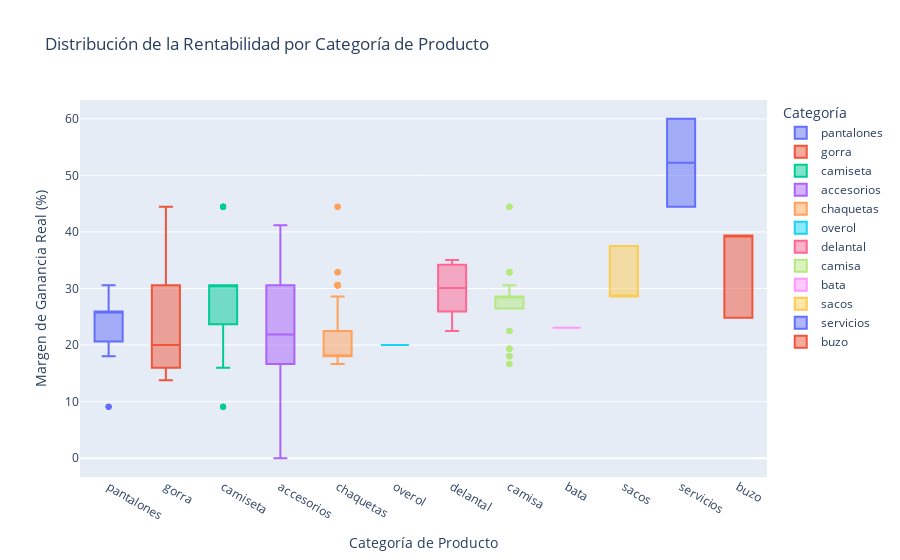
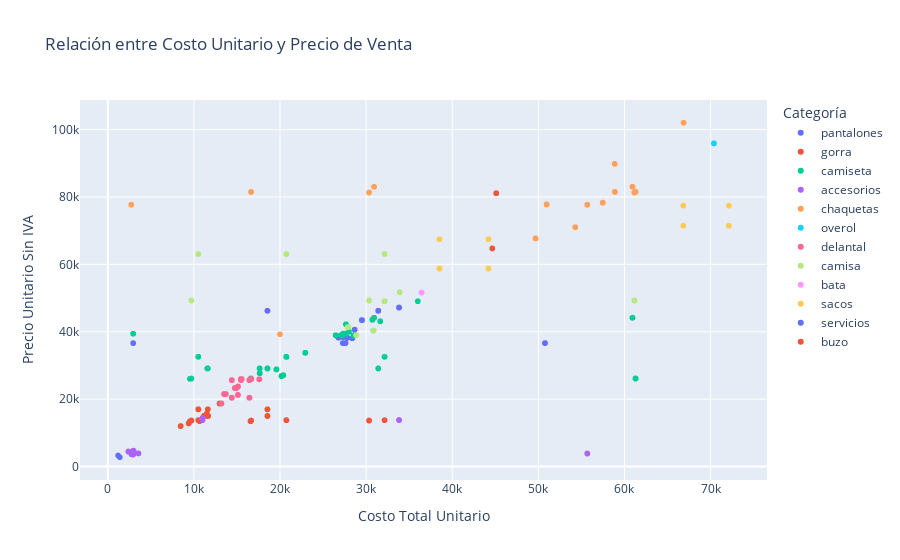

Here is the notebook cell these charts were saved with, in order:
### Code cell
grafica_rentabilidad_boxplot().show()
grafica_costo_vs_precio().show()
grafica_rentabilidad_mensual().show()

### Figure 1 — Plotly figure (JSON) as saved in the notebook; plotly's stock layout.template omitted (floating-point values rounded to 4 significant figures; data arrays with more than 128 entries replaced by an {"elided": "..."} marker saying what was removed)
{"data": [{"alignmentgroup": "True", "hovertemplate": "Categoría Proc=%{x}<br>Margen Ganancia Real=%{y}<extra></extra>", "legendgroup": "pantalones", "marker": {"color": "#636efa"}, "name": "pantalones", "notched": false, "offsetgroup": "pantalones", "orientation": "v", "showlegend": true, "type": "box", "x": {"elided": "403 str values"}, "x0": " ", "xaxis": "x", "y": {"elided": "403 float values"}, "y0": " ", "yaxis": "y"}, {"alignmentgroup": "True", "hovertemplate": "Categoría Proc=%{x}<br>Margen Ganancia Real=%{y}<extra></extra>", "legendgroup": "gorra", "marker": {"color": "#EF553B"}, "name": "gorra", "notched": false, "offsetgroup": "gorra", "orientation": "v", "showlegend": true, "type": "box", "x": {"elided": "235 str values"}, "x0": " ", "xaxis": "x", "y": {"elided": "235 float values"}, "y0": " ", "yaxis": "y"}, {"alignmentgroup": "True", "hovertemplate": "Categoría Proc=%{x}<br>Margen Ganancia Real=%{y}<extra></extra>", "legendgroup": "camiseta", "marker": {"color": "#00cc96"}, "name": "camiseta", "notched": false, "offsetgroup": "camiseta", "orientation": "v", "showlegend": true, "type": "box", "x": {"elided": "667 str values"}, "x0": " ", "xaxis": "x", "y": {"elided": "667 float values"}, "y0": " ", "yaxis": "y"}, {"alignmentgroup": "True", "hovertemplate": "Categoría Proc=%{x}<br>Margen Ganancia Real=%{y}<extra></extra>", "legendgroup": "accesorios", "marker": {"color": "#ab63fa"}, "name": "accesorios", "notched": false, "offsetgroup": "accesorios", "orientation": "v", "showlegend": true, "type": "box", "x": ["accesorios", "accesorios", "accesorios", "accesorios", "accesorios", "accesorios", "accesorios", "accesorios", "accesorios", "accesorios", "accesorios", "accesorios", "accesorios", "accesorios", "accesorios", "accesorios", "accesorios", "accesorios", "accesorios", "accesorios", "accesorios", "accesorios", "accesorios", "accesorios", "accesorios", "accesorios", "accesorios", "accesorios", "accesorios", "accesorios", "accesorios", "accesorios", "accesorios", "accesorios", "accesorios", "accesorios", "accesorios", "accesorios", "accesorios", "accesorios", "accesorios", "accesorios", "accesorios", "accesorios", "accesorios", "accesorios", "accesorios", "accesorios", "accesorios", "accesorios", "accesorios", "accesorios", "accesorios", "accesorios", "accesorios", "accesorios", "accesorios", "accesorios", "accesorios", "accesorios", "accesorios", "accesorios", "accesorios", "accesorios", "accesorios", "accesorios", "accesorios", "accesorios", "accesorios", "accesorios", "accesorios", "accesorios", "accesorios", "accesorios", "accesorios", "accesorios", "accesorios", "accesorios", "accesorios", "accesorios", "accesorios", "accesorios", "accesorios", "accesorios", "accesorios"], "x0": " ", "xaxis": "x", "y": [13.04, 13.04, 41.18, 41.18, 41.18, 13.04, 13.04, 13.04, 13.04, 21.88, 21.88, 21.88, 21.88, 21.88, 21.88, 21.88, 13.04, 13.04, 41.18, 41.18, 41.18, 41.18, 41.18, 41.18, 0.0, 0.0, 0.0, 9.09, 9.09, 9.09, 16.67, 16.67, 16.67, 16.67, 30.56, 30.56, 30.56, 16.67, 16.67, 16.67, 16.67, 30.56, 30.56, 30.56, 21.88, 21.88, 21.88, 21.88, 21.88, 21.88, 21.88, 21.88, 21.88, 21.88, 21.88, 21.88, 23.08, 23.08, 23.08, 23.08, 18.7, 18.7, 18.7, 18.7, 30.56, 30.56, 30.56, 30.56, 30.56, 30.56, 30.56, 30.56, 30.56, 30.56, 30.56, 30.56, 30.56, 30.56, 30.56, 30.56, 30.56, 30.56, 30.56, 30.56, 30.56], "y0": " ", "yaxis": "y"}, {"alignmentgroup": "True", "hovertemplate": "Categoría Proc=%{x}<br>Margen Ganancia Real=%{y}<extra></extra>", "legendgroup": "chaquetas", "marker": {"color": "#FFA15A"}, "name": "chaquetas", "notched": false, "offsetgroup": "chaquetas", "orientation": "v", "showlegend": true, "type": "box", "x": {"elided": "281 str values"}, "x0": " ", "xaxis": "x", "y": {"elided": "281 float values"}, "y0": " ", "yaxis": "y"}, {"alignmentgroup": "True", "hovertemplate": "Categoría Proc=%{x}<br>Margen Ganancia Real=%{y}<extra></extra>", "legendgroup": "overol", "marker": {"color": "#19d3f3"}, "name": "overol", "notched": false, "offsetgroup": "overol", "orientation": "v", "showlegend": true, "type": "box", "x": ["overol", "overol", "overol", "overol", "overol", "overol", "overol", "overol", "overol", "overol"], "x0": " ", "xaxis": "x", "y": [20.0, 20.0, 20.0, 20.0, 20.0, 20.0, 20.0, 20.0, 20.0, 20.0], "y0": " ", "yaxis": "y"}, {"alignmentgroup": "True", "hovertemplate": "Categoría Proc=%{x}<br>Margen Ganancia Real=%{y}<extra></extra>", "legendgroup": "delantal", "marker": {"color": "#FF6692"}, "name": "delantal", "notched": false, "offsetgroup": "delantal", "orientation": "v", "showlegend": true, "type": "box", "x": {"elided": "347 str values"}, "x0": " ", "xaxis": "x", "y": {"elided": "347 float values"}, "y0": " ", "yaxis": "y"}, {"alignmentgroup": "True", "hovertemplate": "Categoría Proc=%{x}<br>Margen Ganancia Real=%{y}<extra></extra>", "legendgroup": "camisa", "marker": {"color": "#B6E880"}, "name": "camisa", "notched": false, "offsetgroup": "camisa", "orientation": "v", "showlegend": true, "type": "box", "x": {"elided": "180 str values"}, "x0": " ", "xaxis": "x", "y": {"elided": "180 float values"}, "y0": " ", "yaxis": "y"}, {"alignmentgroup": "True", "hovertemplate": "Categoría Proc=%{x}<br>Margen Ganancia Real=%{y}<extra></extra>", "legendgroup": "bata", "marker": {"color": "#FF97FF"}, "name": "bata", "notched": false, "offsetgroup": "bata", "orientation": "v", "showlegend": true, "type": "box", "x": ["bata", "bata", "bata", "bata", "bata", "bata", "bata"], "x0": " ", "xaxis": "x", "y": [23.08, 23.08, 23.08, 23.08, 23.08, 23.08, 23.08], "y0": " ", "yaxis": "y"}, {"alignmentgroup": "True", "hovertemplate": "Categoría Proc=%{x}<br>Margen Ganancia Real=%{y}<extra></extra>", "legendgroup": "sacos", "marker": {"color": "#FECB52"}, "name": "sacos", "notched": false, "offsetgroup": "sacos", "orientation": "v", "showlegend": true, "type": "box", "x": ["sacos", "sacos", "sacos", "sacos", "sacos", "sacos", "sacos", "sacos", "sacos", "sacos", "sacos", "sacos", "sacos", "sacos", "sacos", "sacos", "sacos", "sacos", "sacos", "sacos", "sacos", "sacos", "sacos", "sacos", "sacos", "sacos", "sacos", "sacos", "sacos", "sacos", "sacos", "sacos", "sacos", "sacos", "sacos", "sacos", "sacos", "sacos", "sacos", "sacos"], "x0": " ", "xaxis": "x", "y": [37.5, 37.5, 37.5, 37.5, 37.5, 37.5, 37.5, 37.5, 37.5, 37.5, 37.5, 37.5, 37.5, 37.5, 37.5, 37.5, 28.57, 28.57, 28.57, 28.57, 28.57, 28.57, 28.57, 28.57, 28.57, 28.57, 28.57, 28.57, 28.57, 28.57, 28.57, 28.57, 28.57, 28.57, 28.57, 28.57, 28.57, 28.57, 28.57, 28.57], "y0": " ", "yaxis": "y"}, {"alignmentgroup": "True", "hovertemplate": "Categoría Proc=%{x}<br>Margen Ganancia Real=%{y}<extra></extra>", "legendgroup": "servicios", "marker": {"color": "#636efa"}, "name": "servicios", "notched": false, "offsetgroup": "servicios", "orientation": "v", "showlegend": true, "type": "box", "x": ["servicios", "servicios"], "x0": " ", "xaxis": "x", "y": [44.44, 60.0], "y0": " ", "yaxis": "y"}, {"alignmentgroup": "True", "hovertemplate": "Categoría Proc=%{x}<br>Margen Ganancia Real=%{y}<extra></extra>", "legendgroup": "buzo", "marker": {"color": "#EF553B"}, "name": "buzo", "notched": false, "offsetgroup": "buzo", "orientation": "v", "showlegend": true, "type": "box", "x": ["buzo", "buzo", "buzo", "buzo", "buzo", "buzo", "buzo", "buzo", "buzo", "buzo", "buzo", "buzo", "buzo"], "x0": " ", "xaxis": "x", "y": [39.39, 39.39, 39.39, 39.39, 39.39, 39.39, 39.39, 24.81, 24.81, 24.81, 24.81, 24.81, 24.81], "y0": " ", "yaxis": "y"}], "layout": {"boxmode": "overlay", "legend": {"title": {"text": "Categoría"}, "tracegroupgap": 0}, "title": {"text": "Distribución de la Rentabilidad por Categoría de Producto"}, "xaxis": {"anchor": "y", "categoryarray": ["pantalones", "gorra", "camiseta", "accesorios", "chaquetas", "overol", "delantal", "camisa", "bata", "sacos", "servicios", "buzo"], "categoryorder": "array", "domain": [0, 1], "title": {"text": "Categoría de Producto"}}, "yaxis": {"anchor": "x", "domain": [0, 1], "title": {"text": "Margen de Ganancia Real (%)"}}}}

### Figure 2 — Plotly figure (JSON) as saved in the notebook; plotly's stock layout.template omitted (floating-point values rounded to 4 significant figures; data arrays with more than 128 entries replaced by an {"elided": "..."} marker saying what was removed)
{"data": [{"customdata": {"elided": "403x4 mixed values"}, "hovertemplate": "Categoría Proc=pantalones<br>Costo Total Unitario=%{x}<br>Precio Unitario Sin IVA=%{y}<br>ClienteNombre=%{customdata[0]}<br>Producto=%{customdata[1]}<br>Ganancia=%{customdata[2]}<br>Margen Ganancia Real=%{customdata[3]}<extra></extra>", "legendgroup": "pantalones", "marker": {"color": "#636efa", "symbol": "circle"}, "mode": "markers", "name": "pantalones", "showlegend": true, "type": "scattergl", "x": {"elided": "403 float values"}, "xaxis": "x", "y": {"elided": "403 int values"}, "yaxis": "y"}, {"customdata": {"elided": "235x4 mixed values"}, "hovertemplate": "Categoría Proc=gorra<br>Costo Total Unitario=%{x}<br>Precio Unitario Sin IVA=%{y}<br>ClienteNombre=%{customdata[0]}<br>Producto=%{customdata[1]}<br>Ganancia=%{customdata[2]}<br>Margen Ganancia Real=%{customdata[3]}<extra></extra>", "legendgroup": "gorra", "marker": {"color": "#EF553B", "symbol": "circle"}, "mode": "markers", "name": "gorra", "showlegend": true, "type": "scattergl", "x": {"elided": "235 float values"}, "xaxis": "x", "y": {"elided": "235 int values"}, "yaxis": "y"}, {"customdata": {"elided": "667x4 mixed values"}, "hovertemplate": "Categoría Proc=camiseta<br>Costo Total Unitario=%{x}<br>Precio Unitario Sin IVA=%{y}<br>ClienteNombre=%{customdata[0]}<br>Producto=%{customdata[1]}<br>Ganancia=%{customdata[2]}<br>Margen Ganancia Real=%{customdata[3]}<extra></extra>", "legendgroup": "camiseta", "marker": {"color": "#00cc96", "symbol": "circle"}, "mode": "markers", "name": "camiseta", "showlegend": true, "type": "scattergl", "x": {"elided": "667 float values"}, "xaxis": "x", "y": {"elided": "667 int values"}, "yaxis": "y"}, {"customdata": {"elided": "85x4 mixed values"}, "hovertemplate": "Categoría Proc=accesorios<br>Costo Total Unitario=%{x}<br>Precio Unitario Sin IVA=%{y}<br>ClienteNombre=%{customdata[0]}<br>Producto=%{customdata[1]}<br>Ganancia=%{customdata[2]}<br>Margen Ganancia Real=%{customdata[3]}<extra></extra>", "legendgroup": "accesorios", "marker": {"color": "#ab63fa", "symbol": "circle"}, "mode": "markers", "name": "accesorios", "showlegend": true, "type": "scattergl", "x": [11000.0, 11000.0, 2392.0, 2392.0, 2392.0, 11000.0, 11000.0, 11000.0, 11000.0, 33820.0, 33820.0, 33820.0, 33820.0, 33820.0, 33820.0, 33820.0, 11000.0, 11000.0, 2392.0, 2392.0, 2392.0, 2392.0, 2392.0, 2392.0, 3565.0, 3565.0, 3565.0, 2950.0, 2950.0, 2950.0, 11000.0, 11000.0, 2759.0, 2759.0, 2982.0, 2982.0, 2982.0, 11000.0, 11000.0, 2759.0, 2759.0, 2982.0, 2982.0, 2982.0, 55680.0, 55680.0, 55680.0, 55680.0, 55680.0, 55680.0, 55680.0, 55680.0, 55680.0, 55680.0, 55680.0, 55680.0, 2725.0, 2725.0, 2725.0, 2725.0, 2890.0, 2890.0, 2890.0, 2890.0, 2982.0, 2982.0, 2982.0, 2982.0, 2982.0, 2982.0, 2982.0, 2982.0, 2982.0, 2982.0, 2982.0, 2982.0, 2982.0, 2982.0, 2982.0, 2982.0, 2982.0, 2982.0, 2982.0, 2982.0, 2982.0], "xaxis": "x", "y": [13788, 13788, 4432, 4432, 4432, 13788, 13788, 13788, 13788, 13788, 13788, 13788, 13788, 13788, 13788, 13788, 13788, 13788, 4432, 4432, 4432, 4432, 4432, 4432, 3886, 3886, 3886, 3538, 3538, 3538, 14388, 14388, 3608, 3608, 4680, 4680, 4680, 14388, 14388, 3608, 3608, 4680, 4680, 4680, 3861, 3861, 3861, 3861, 3861, 3861, 3861, 3861, 3861, 3861, 3861, 3861, 3861, 3861, 3861, 3861, 3875, 3875, 3875, 3875, 4680, 4680, 4680, 4680, 4680, 4680, 4680, 4680, 4680, 4680, 4680, 4680, 4680, 4680, 4680, 4680, 4680, 4680, 4680, 4680, 4680], "yaxis": "y"}, {"customdata": {"elided": "281x4 mixed values"}, "hovertemplate": "Categoría Proc=chaquetas<br>Costo Total Unitario=%{x}<br>Precio Unitario Sin IVA=%{y}<br>ClienteNombre=%{customdata[0]}<br>Producto=%{customdata[1]}<br>Ganancia=%{customdata[2]}<br>Margen Ganancia Real=%{customdata[3]}<extra></extra>", "legendgroup": "chaquetas", "marker": {"color": "#FFA15A", "symbol": "circle"}, "mode": "markers", "name": "chaquetas", "showlegend": true, "type": "scattergl", "x": {"elided": "281 float values"}, "xaxis": "x", "y": {"elided": "281 int values"}, "yaxis": "y"}, {"customdata": [["masser sas - terpel", "overol dos piezas", 1.25, 20], ["masser sas - terpel", "overol dos piezas", 1.25, 20], ["masser sas - terpel", "overol dos piezas", 1.25, 20], ["masser sas - terpel", "overol dos piezas", 1.25, 20], ["masser sas - terpel", "overol dos piezas", 1.25, 20], ["masser sas - terpel", "overol dos piezas", 1.25, 20], ["masser sas - terpel", "overol dos piezas", 1.25, 20], ["masser sas - terpel", "overol dos piezas", 1.25, 20], ["masser sas - terpel", "overol dos piezas", 1.25, 20], ["masser sas - terpel", "overol dos piezas", 1.25, 20]], "hovertemplate": "Categoría Proc=overol<br>Costo Total Unitario=%{x}<br>Precio Unitario Sin IVA=%{y}<br>ClienteNombre=%{customdata[0]}<br>Producto=%{customdata[1]}<br>Ganancia=%{customdata[2]}<br>Margen Ganancia Real=%{customdata[3]}<extra></extra>", "legendgroup": "overol", "marker": {"color": "#19d3f3", "symbol": "circle"}, "mode": "markers", "name": "overol", "showlegend": true, "type": "scattergl", "x": [70390.0, 70390.0, 70390.0, 70390.0, 70390.0, 70390.0, 70390.0, 70390.0, 70390.0, 70390.0], "xaxis": "x", "y": [95904, 95904, 95904, 95904, 95904, 95904, 95904, 95904, 95904, 95904], "yaxis": "y"}, {"customdata": {"elided": "347x4 mixed values"}, "hovertemplate": "Categoría Proc=delantal<br>Costo Total Unitario=%{x}<br>Precio Unitario Sin IVA=%{y}<br>ClienteNombre=%{customdata[0]}<br>Producto=%{customdata[1]}<br>Ganancia=%{customdata[2]}<br>Margen Ganancia Real=%{customdata[3]}<extra></extra>", "legendgroup": "delantal", "marker": {"color": "#FF6692", "symbol": "circle"}, "mode": "markers", "name": "delantal", "showlegend": true, "type": "scattergl", "x": {"elided": "347 float values"}, "xaxis": "x", "y": {"elided": "347 int values"}, "yaxis": "y"}, {"customdata": {"elided": "180x4 mixed values"}, "hovertemplate": "Categoría Proc=camisa<br>Costo Total Unitario=%{x}<br>Precio Unitario Sin IVA=%{y}<br>ClienteNombre=%{customdata[0]}<br>Producto=%{customdata[1]}<br>Ganancia=%{customdata[2]}<br>Margen Ganancia Real=%{customdata[3]}<extra></extra>", "legendgroup": "camisa", "marker": {"color": "#B6E880", "symbol": "circle"}, "mode": "markers", "name": "camisa", "showlegend": true, "type": "scattergl", "x": {"elided": "180 float values"}, "xaxis": "x", "y": {"elided": "180 int values"}, "yaxis": "y"}, {"customdata": [["masser sas - terpel", "bata tipo laboratorio", 1.3, 23.08], ["masser sas - terpel", "bata tipo laboratorio", 1.3, 23.08], ["masser sas - terpel", "bata tipo laboratorio", 1.3, 23.08], ["masser sas - terpel", "bata tipo laboratorio", 1.3, 23.08], ["masser sas - terpel", "bata tipo laboratorio", 1.3, 23.08], ["masser sas - terpel", "bata tipo laboratorio", 1.3, 23.08], ["masser sas - terpel", "bata tipo laboratorio", 1.3, 23.08]], "hovertemplate": "Categoría Proc=bata<br>Costo Total Unitario=%{x}<br>Precio Unitario Sin IVA=%{y}<br>ClienteNombre=%{customdata[0]}<br>Producto=%{customdata[1]}<br>Ganancia=%{customdata[2]}<br>Margen Ganancia Real=%{customdata[3]}<extra></extra>", "legendgroup": "bata", "marker": {"color": "#FF97FF", "symbol": "circle"}, "mode": "markers", "name": "bata", "showlegend": true, "type": "scattergl", "x": [36440.0, 36440.0, 36440.0, 36440.0, 36440.0, 36440.0, 36440.0], "xaxis": "x", "y": [51636, 51636, 51636, 51636, 51636, 51636, 51636], "yaxis": "y"}, {"customdata": {"elided": "40x4 mixed values"}, "hovertemplate": "Categoría Proc=sacos<br>Costo Total Unitario=%{x}<br>Precio Unitario Sin IVA=%{y}<br>ClienteNombre=%{customdata[0]}<br>Producto=%{customdata[1]}<br>Ganancia=%{customdata[2]}<br>Margen Ganancia Real=%{customdata[3]}<extra></extra>", "legendgroup": "sacos", "marker": {"color": "#FECB52", "symbol": "circle"}, "mode": "markers", "name": "sacos", "showlegend": true, "type": "scattergl", "x": [66820.0, 66820.0, 66820.0, 66820.0, 72120.0, 72120.0, 72120.0, 72120.0, 66820.0, 66820.0, 66820.0, 66820.0, 72120.0, 72120.0, 72120.0, 72120.0, 38510.0, 38510.0, 38510.0, 38510.0, 38510.0, 38510.0, 38510.0, 38510.0, 44210.0, 44210.0, 44210.0, 44210.0, 38510.0, 38510.0, 38510.0, 38510.0, 44210.0, 44210.0, 44210.0, 44210.0, 38510.0, 38510.0, 38510.0, 38510.0], "xaxis": "x", "y": [71470, 71470, 71470, 71470, 71470, 71470, 71470, 71470, 77421, 77421, 77421, 77421, 77421, 77421, 77421, 77421, 58764, 58764, 58764, 58764, 58764, 58764, 58764, 58764, 67462, 67462, 67462, 67462, 67462, 67462, 67462, 67462, 58764, 58764, 58764, 58764, 58764, 58764, 58764, 58764], "yaxis": "y"}, {"customdata": [["masser sas - terpel", "bordado", 1.8, 44.44], ["masser sas - terpel", "estampado", 2.5, 60]], "hovertemplate": "Categoría Proc=servicios<br>Costo Total Unitario=%{x}<br>Precio Unitario Sin IVA=%{y}<br>ClienteNombre=%{customdata[0]}<br>Producto=%{customdata[1]}<br>Ganancia=%{customdata[2]}<br>Margen Ganancia Real=%{customdata[3]}<extra></extra>", "legendgroup": "servicios", "marker": {"color": "#636efa", "symbol": "circle"}, "mode": "markers", "name": "servicios", "showlegend": true, "type": "scattergl", "x": [1400.0, 1200.0], "xaxis": "x", "y": [2747, 3270], "yaxis": "y"}, {"customdata": [["organización terpel sa (terpel)", "hoddie cerrado", 1.65, 39.39], ["organización terpel sa (terpel)", "hoddie cerrado", 1.65, 39.39], ["organización terpel sa (terpel)", "hoddie cerrado", 1.65, 39.39], ["organización terpel sa (terpel)", "hoddie cerrado", 1.65, 39.39], ["organización terpel sa (terpel)", "hoddie cerrado", 1.65, 39.39], ["organización terpel sa (terpel)", "hoddie cerrado", 1.65, 39.39], ["organización terpel sa (terpel)", "hoddie cerrado", 1.65, 39.39], ["organización terpel sa (terpel)", "saco fleece", 1.33, 24.81], ["organización terpel sa (terpel)", "saco fleece", 1.33, 24.81], ["organización terpel sa (terpel)", "saco fleece", 1.33, 24.81], ["organización terpel sa (terpel)", "saco fleece", 1.33, 24.81], ["organización terpel sa (terpel)", "saco fleece", 1.33, 24.81], ["organización terpel sa (terpel)", "saco fleece", 1.33, 24.81]], "hovertemplate": "Categoría Proc=buzo<br>Costo Total Unitario=%{x}<br>Precio Unitario Sin IVA=%{y}<br>ClienteNombre=%{customdata[0]}<br>Producto=%{customdata[1]}<br>Ganancia=%{customdata[2]}<br>Margen Ganancia Real=%{customdata[3]}<extra></extra>", "legendgroup": "buzo", "marker": {"color": "#EF553B", "symbol": "circle"}, "mode": "markers", "name": "buzo", "showlegend": true, "type": "scattergl", "x": [45100.0, 45100.0, 45100.0, 45100.0, 45100.0, 45100.0, 45100.0, 44650.0, 44650.0, 44650.0, 44650.0, 44650.0, 44650.0], "xaxis": "x", "y": [81112, 81112, 81112, 81112, 81112, 81112, 81112, 64726, 64726, 64726, 64726, 64726, 64726], "yaxis": "y"}], "layout": {"legend": {"title": {"text": "Categoría"}, "tracegroupgap": 0}, "title": {"text": "Relación entre Costo Unitario y Precio de Venta"}, "xaxis": {"anchor": "y", "domain": [0, 1], "title": {"text": "Costo Total Unitario"}}, "yaxis": {"anchor": "x", "domain": [0, 1], "title": {"text": "Precio Unitario Sin IVA"}}}}
